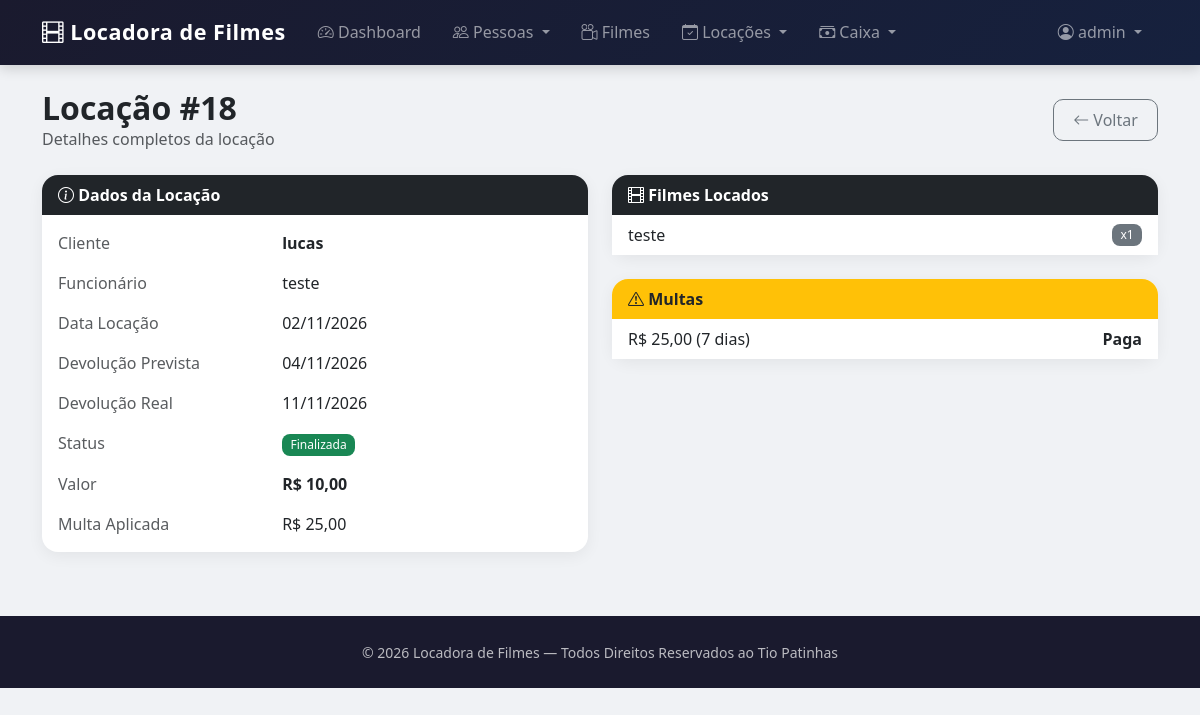
Page /locacoes/18/ (signed in) on the committed database.
### locacoes/models.py (models this page shows, shortened)
class Locacao(models.Model):
    STATUS_CHOICES = [
        ('A', 'Aberta'),
        ('F', 'Finalizada'),
        ('C', 'Cancelada'),
    ]
    cliente = models.ForeignKey(Cliente, on_delete=models.PROTECT, related_name='locacoes', verbose_name='Cliente')
    funcionario = models.ForeignKey(Funcionario, on_delete=models.PROTECT, related_name='locacoes', verbose_name='Funcionário')
    data_locacao = models.DateField(verbose_name='Data da Locação')
    data_devolucao = models.DateField(verbose_name='Data Prevista de Devolução')
    real_data_devolucao = models.DateField(null=True, blank=True, verbose_name='Data Real de Devolução')
    valor = models.DecimalField(max_digits=10, decimal_places=2, default=0, verbose_name='Valor Total')
    status = models.CharField(max_length=1, choices=STATUS_CHOICES, default='A', verbose_name='Status')
    multa_aplicada = models.DecimalField(max_digits=10, decimal_places=2, default=0, verbose_name='Multa Aplicada')
    registrado_caixa = models.BooleanField(default=False, verbose_name='Registrado no Caixa')
    filmes = models.ManyToManyField(Filme, through='LocacaoFilme', related_name='locacoes')
    class Meta:
        verbose_name = 'Locação'
        verbose_name_plural = 'Locações'
        ordering = ['-data_locacao']

class LocacaoFilme(models.Model):
    locacao = models.ForeignKey(Locacao, on_delete=models.CASCADE)
    filme = models.ForeignKey(Filme, on_delete=models.PROTECT)
    quantidade = models.PositiveIntegerField(default=1, verbose_name='Quantidade')
    class Meta:
        verbose_name = 'Filme da Locação'
        verbose_name_plural = 'Filmes da Locação'
        unique_together = ['locacao', 'filme']

class Multa(models.Model):
    STATUS_CHOICES = [
        ('P', 'Pendente'),
        ('Q', 'Paga'),
        ('C', 'Cancelada'),
    ]
    locacao = models.ForeignKey(Locacao, on_delete=models.CASCADE, related_name='multas', verbose_name='Locação')
    valor = models.DecimalField(max_digits=10, decimal_places=2, verbose_name='Valor da Multa')
    dias_atraso = models.PositiveIntegerField(verbose_name='Dias de Atraso')
    data_geracao = models.DateField(auto_now_add=True, verbose_name='Data de Geração')
    data_pagamento = models.DateField(null=True, blank=True, verbose_name='Data de Pagamento')
    status = models.CharField(max_length=1, choices=STATUS_CHOICES, default='P', verbose_name='Status')
    class Meta:
        verbose_name = 'Multa'
        verbose_name_plural = 'Multas'
        ordering = ['-data_geracao']

### pessoas/models.py (models this page shows, shortened)
class Pessoa(models.Model):
    nome = models.CharField(max_length=100, verbose_name='Nome')
    cpf = models.CharField(max_length=14, unique=True, verbose_name='CPF')
    telefone = models.CharField(max_length=15, verbose_name='Telefone')
    email = models.EmailField(max_length=100, verbose_name='E-mail')
    endereco = models.CharField(max_length=200, verbose_name='Endereço')
    foto = models.ImageField(upload_to='pessoas/', null=True, blank=True, verbose_name='Foto')
    class Meta:
        abstract = True

class Cliente(Pessoa):
    data_cadastro = models.DateField(auto_now_add=True, verbose_name='Data de Cadastro')
    ativo = models.BooleanField(default=True, verbose_name='Ativo')
    documento = models.BooleanField(default=False, verbose_name='Documento Entregue')
    class Meta:
        verbose_name = 'Cliente'
        verbose_name_plural = 'Clientes'
        ordering = ['nome']

class Funcionario(Pessoa):
    cargo = models.CharField(max_length=50, verbose_name='Cargo')
    data_admissao = models.DateField(verbose_name='Data de Admissão')
    salario = models.DecimalField(max_digits=10, decimal_places=2, verbose_name='Salário')
    class Meta:
        verbose_name = 'Funcionário'
        verbose_name_plural = 'Funcionários'
        ordering = ['nome']

### filmes/models.py (models this page shows, shortened)
class Filme(models.Model):
    titulo = models.CharField(max_length=150, verbose_name='Título')
    genero = models.CharField(max_length=50, verbose_name='Gênero')
    ano_lancamento = models.PositiveIntegerField(verbose_name='Ano de Lançamento')
    class_etaria = models.PositiveIntegerField(verbose_name='Classificação Etária')
    valor = models.DecimalField(max_digits=8, decimal_places=2, verbose_name='Valor (locação)')
    estoque = models.PositiveIntegerField(default=0, verbose_name='Estoque')
    disponivel = models.BooleanField(default=True, verbose_name='Disponível')
    capa = models.ImageField(upload_to='filmes/', null=True, blank=True, verbose_name='Capa')
    class Meta:
        verbose_name = 'Filme'
        verbose_name_plural = 'Filmes'
        ordering = ['titulo']

### locacoes/views.py (the view)
# urls.py: path('locacoes/<int:pk>/', LocacaoDetailView.as_view(), name='locacao_detalhe'),
class LocacaoDetailView(LoginRequiredMixin, PermissionRequiredMixin, DetailView):
    permission_required = 'locacoes.view_locacao'
    model = Locacao
    template_name = 'locacao_detalhe.html'
    context_object_name = 'locacao'

### locacoes/templates/locacao_detalhe.html (shortened to what this page needs)
{% extends 'principal.html' %}
{% block content %}
<div class="container mt-4">
    <div class="d-flex justify-content-between align-items-center mb-4">
        <div>
            <h2 class="fw-bold mb-0">Locação #{{ locacao.id }}</h2>
            <p class="text-muted mb-0">Detalhes completos da locação</p>
        </div>
        <div class="d-flex gap-2">
            <a href="{% url 'locacoes' %}" class="btn btn-outline-secondary">
                <i class="bi bi-arrow-left"></i> Voltar
            </a>
        </div>
    </div>
    <div class="row g-4">
        <div class="col-lg-6">
            <div class="card h-100">
                <div class="card-header bg-dark text-white">
                    <i class="bi bi-info-circle"></i> Dados da Locação
                </div>
                <div class="card-body">
                    <div class="row mb-3">
                        <div class="col-5 text-muted">Cliente</div>
                        <div class="col-7 fw-semibold">{{ locacao.cliente.nome }}</div>
                    </div>
                    <div class="row mb-3">
                        <div class="col-5 text-muted">Funcionário</div>
                        <div class="col-7">{{ locacao.funcionario.nome }}</div>
                    </div>
                    <div class="row mb-3">
                        <div class="col-5 text-muted">Data Locação</div>
                        <div class="col-7">{{ locacao.data_locacao|date:"d/m/Y" }}</div>
                    </div>
                    <div class="row mb-3">
                        <div class="col-5 text-muted">Devolução Prevista</div>
                        <div class="col-7">{{ locacao.data_devolucao|date:"d/m/Y" }}</div>
                    </div>
                    <div class="row mb-3">
                        <div class="col-5 text-muted">Devolução Real</div>
                        <div class="col-7">
                            {% if locacao.real_data_devolucao %}
                                {{ locacao.real_data_devolucao|date:"d/m/Y" }}
                            {% else %}
                                <span class="text-muted">-</span>
                            {% endif %}
                        </div>
                    </div>
                    <div class="row mb-3">
                        <div class="col-5 text-muted">Status</div>
                        <div class="col-7">
                            {% if locacao.status == 'A' %}
                                <span class="badge bg-primary">Aberta</span>
                                {% if locacao.esta_atrasada %}
                                    <span class="badge bg-danger">Atrasada ({{ locacao.dias_atraso }} dias)</span>
                                {% endif %}
                            {% elif locacao.status == 'F' %}
                                <span class="badge bg-success">Finalizada</span>
                            {% else %}
                                <span class="badge bg-secondary">Cancelada</span>
                            {% endif %}
                        </div>
                    </div>
                    <div class="row mb-3">
                        <div class="col-5 text-muted">Valor</div>
                        <div class="col-7 fw-bold">R$ {{ locacao.valor }}</div>
                    </div>
                    <div class="row">
                        <div class="col-5 text-muted">Multa Aplicada</div>
                        <div class="col-7">R$ {{ locacao.multa_aplicada }}</div>
                    </div>
                </div>
            </div>
        </div>
        <div class="col-lg-6">
            <div class="card mb-4">
                <div class="card-header bg-dark text-white">
                    <i class="bi bi-film"></i> Filmes Locados
                </div>
                <div class="card-body p-0">
                    <ul class="list-group list-group-flush">
                        {% for item in locacao.locacaofilme_set.all %}
                        <li class="list-group-item d-flex justify-content-between align-items-center">
                            <span>{{ item.filme.titulo }}</span>
                            <span class="badge bg-secondary">x{{ item.quantidade }}</span>
                        </li>
                        {% empty %}
                        <li class="list-group-item text-muted">Nenhum filme associado.</li>
                        {% endfor %}
                    </ul>
                </div>
            </div>
            {% if locacao.multas.exists %}
            <div class="card">
                <div class="card-header bg-warning text-dark">
                    <i class="bi bi-exclamation-triangle"></i> Multas
                </div>
                <div class="card-body p-0">
                    <ul class="list-group list-group-flush">
                        {% for multa in locacao.multas.all %}
                        <li class="list-group-item d-flex justify-content-between">
                            <span>R$ {{ multa.valor }} ({{ multa.dias_atraso }} dias)</span>
                            <strong>{{ multa.get_status_display }}</strong>
                        </li>
                        {% endfor %}
                    </ul>
                </div>
            </div>
            {% endif %}
        </div>
    </div>
</div>
{% endblock %}

### home/templates/principal.html (shortened to what this page needs)
{% load static %}
{% load django_bootstrap5 %}
<!DOCTYPE html>
<html lang="pt-br">
<head>
    <link href="https://cdn.jsdelivr.net/npm/bootstrap@5.3.3/dist/css/bootstrap.min.css" rel="stylesheet">
    <link href="https://cdn.jsdelivr.net/npm/bootstrap-icons@1.11.3/font/bootstrap-icons.min.css" rel="stylesheet">
</head>
<body>
    <nav class="navbar navbar-expand-lg navbar-dark navbar-custom">
        <div class="container">
            <a class="navbar-brand" href="{% url 'home' %}">
                <i class="bi bi-film"></i> Locadora de Filmes
            </a>
            <div class="collapse navbar-collapse" id="navbarNav">
                <ul class="navbar-nav me-auto">
                    {% if request.user.is_authenticated %}
                    <li class="nav-item">
                        <a class="nav-link" href="{% url 'home' %}">
                            <i class="bi bi-speedometer2"></i> Dashboard
                        </a>
                    </li>
                    {% endif %}
                    {% if perms.pessoas.view_cliente or perms.pessoas.view_funcionario %}
                    <li class="nav-item dropdown">
                        <a class="nav-link dropdown-toggle" href="#" role="button" data-bs-toggle="dropdown">
                            <i class="bi bi-people"></i> Pessoas
                        </a>
                    </li>
                    {% endif %}
                    {% if perms.filmes.view_filme %}
                    <li class="nav-item">
                        <a class="nav-link" href="{% url 'filmes' %}">
                            <i class="bi bi-camera-reels"></i> Filmes
                        </a>
                    </li>
                    {% endif %}
                    {% if perms.locacoes.view_locacao or perms.locacoes.view_multa %}
                    <li class="nav-item dropdown">
                        <a class="nav-link dropdown-toggle" href="#" role="button" data-bs-toggle="dropdown">
                            <i class="bi bi-calendar-check"></i> Locações
                        </a>
                    </li>
                    {% endif %}
                    {% if perms.caixa.view_caixa or perms.caixa.view_transacao or perms.caixa.view_compravendafilme %}
                    <li class="nav-item dropdown">
                        <a class="nav-link dropdown-toggle" href="#" role="button" data-bs-toggle="dropdown">
                            <i class="bi bi-cash-stack"></i> Caixa
                        </a>
                    </li>
                    {% endif %}
                </ul>
                <ul class="navbar-nav ms-auto">
                    {% if request.user.is_authenticated %}
                        <li class="nav-item dropdown">
                            <a class="nav-link dropdown-toggle" href="#" role="button" data-bs-toggle="dropdown">
                                <i class="bi bi-person-circle"></i> {{ request.user.username }}
                            </a>
                        </li>
                    {% else %}
                        <li class="nav-item">
                            <a class="nav-link" href="{% url 'login' %}">
                                <i class="bi bi-box-arrow-in-right"></i> Login
                            </a>
                        </li>
                    {% endif %}
                </ul>
            </div>
        </div>
    </nav>
    <main>
        {% block content %}{% endblock %}
    </main>
    <footer class="text-center">
        <div class="container">
            <small>© {% now "Y" %} Locadora de Filmes — Todos Direitos Reservados ao Tio Patinhas</small>
        </div>
    </footer>
</body>
</html>

### home/templates/principal.html (style rules this page uses)
:root { --primary: #1a1a2e; --secondary: #16213e; --accent: #e94560; --accent-hover: #ff6b81; --light-bg: #f8f9fa; }
body { background-color: #f0f2f5; font-family: 'Segoe UI', system-ui, -apple-system, sans-serif; }
.navbar-custom { background: linear-gradient(135deg, var(--primary), var(--secondary)); box-shadow: 0 4px 12px rgba(0,0,0,0.15); padding: 0.7rem 0; }
.navbar-custom .navbar-brand { font-weight: 700; font-size: 1.35rem; letter-spacing: 0.5px; }
.navbar-custom .nav-link { font-weight: 500; padding: 0.5rem 1rem !important; border-radius: 8px; transition: all 0.2s; }
.card { border: none; border-radius: 16px; box-shadow: 0 4px 16px rgba(0,0,0,0.06); transition: transform 0.2s, box-shadow 0.2s; }
.card-header { border-radius: 16px 16px 0 0 !important; font-weight: 600; border: none; }
.btn { border-radius: 10px; font-weight: 500; padding: 0.5rem 1.2rem; }
.badge { font-weight: 500; padding: 0.4em 0.7em; border-radius: 8px; }
footer { background: var(--primary); color: rgba(255,255,255,0.7); padding: 1.5rem 0; margin-top: 4rem; }

### rows in the picture
Locacao: id "18", cliente.nome "lucas", funcionario.nome "teste", data_locacao "02/11/2026", data_devolucao "04/11/2026", real_data_devolucao "11/11/2026", valor "10,00", multa_aplicada "25,00"
LocacaoFilme: filme.titulo "teste", quantidade "1"
Multa: valor "25,00", dias_atraso "7", status "Paga"

### other values in the picture
{{ request.user.username }} "admin"
